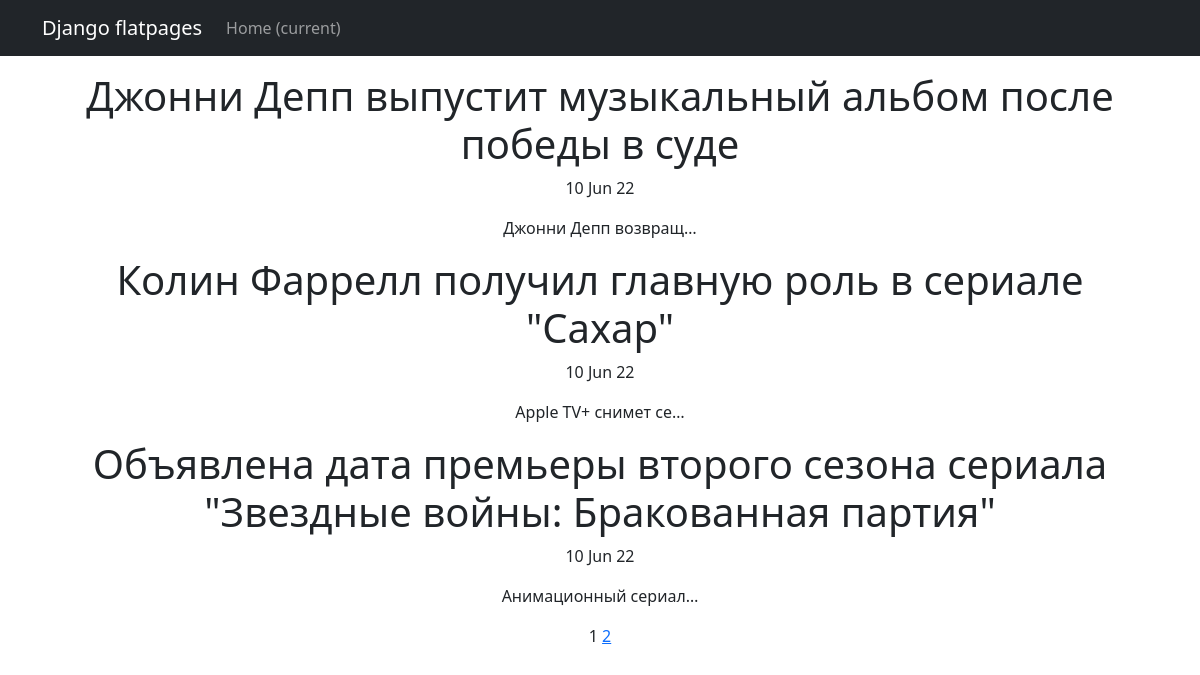
The app's page /post_list_a/ with its own data.
### news/models.py (models this page shows, shortened)
class Post(models.Model):
    author = models.ForeignKey(Author, on_delete=models.CASCADE)
    NEWS = 'NW'
    ARTICLE = 'AR'
    CATEGORY_CHOICES = (
        (NEWS, 'Новость'),
        (ARTICLE, 'Статья'),
    )
    categoryType = models.CharField(max_length=2, choices=CATEGORY_CHOICES, default=ARTICLE)
    dateCreation = models.DateTimeField(auto_now_add=True)
    postCategory = models.ManyToManyField(Category, through='PostCategory')
    title = models.CharField(max_length=128, unique=True)
    text = models.TextField()
    rating = models.SmallIntegerField(default=0)
    slug = models.SlugField(max_length=128, unique=True)

### news/views.py (the view)
# urls.py: path('post_list_a/', PostList.as_view()),
class PostList(ListView):
    model = Post
    context_object_name = 'post'
    ordering = 'title'                                                                                                  # Поле для сортировки
    template_name = 'news/post_list_a.html'
    paginate_by = 3

### news/templates/news/post_list_a.html (shortened to what this page needs)
{% extends 'flatpages/default.html' %}
{% block content %}
{% for new in post %}
<p><h1>{{ new.title }}</h1>{{ new.dateCreation|date:'d M y'}}</p>
<p>{{ new.text|truncatechars:20 }}</p>
{% endfor %}
   {{ page_obj.number }}
   {% if page_obj.has_next %}
       <a href="?page={{ page_obj.next_page_number }}">{{ page_obj.next_page_number }}</a>
   {% endif %}
{% endblock content %}

### records on screen
Post: title "Джонни Депп выпустит музыкальный альбом после победы в суде", dateCreation "10 Jun 22", text "Джонни Депп возвращ…"
Post: title "Колин Фаррелл получил главную роль в сериале \"Сахар\"", dateCreation "10 Jun 22", text "Apple TV+ снимет се…"
Post: title "Объявлена дата премьеры второго сезона сериала \"Звездные войны: Бракованная партия\"", dateCreation "10 Jun 22", text "Анимационный сериал…"

### other values on screen
{{ page_obj.number }} "1"
{{ page_obj.next_page_number }} "2"
